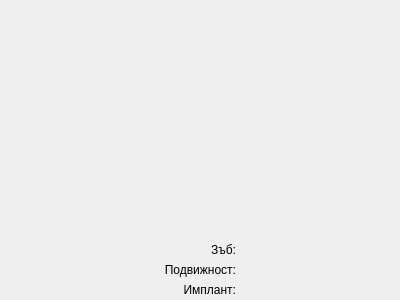
<?xml version="1.0" encoding="UTF-8"?>
<ui version="4.0">
 <class>PerioSurfaceHeader</class>
 <widget class="QWidget" name="PerioSurfaceHeader">
  <property name="geometry">
   <rect>
    <x>0</x>
    <y>0</y>
    <width>400</width>
    <height>300</height>
   </rect>
  </property>
  <property name="windowTitle">
   <string>PerioSurfaceHeader</string>
  </property>
  <layout class="QVBoxLayout" name="verticalLayout">
   <property name="spacing">
    <number>0</number>
   </property>
   <property name="leftMargin">
    <number>0</number>
   </property>
   <property name="topMargin">
    <number>0</number>
   </property>
   <property name="rightMargin">
    <number>0</number>
   </property>
   <property name="bottomMargin">
    <number>0</number>
   </property>
   <item>
    <spacer name="verticalSpacer">
     <property name="orientation">
      <enum>Qt::Vertical</enum>
     </property>
     <property name="sizeHint" stdset="0">
      <size>
       <width>20</width>
       <height>209</height>
      </size>
     </property>
    </spacer>
   </item>
   <item>
    <layout class="QHBoxLayout" name="toothLayout">
     <property name="spacing">
      <number>0</number>
     </property>
     <item>
      <widget class="QLabel" name="label">
       <property name="sizePolicy">
        <sizepolicy hsizetype="Fixed" vsizetype="Preferred">
         <horstretch>0</horstretch>
         <verstretch>0</verstretch>
        </sizepolicy>
       </property>
       <property name="minimumSize">
        <size>
         <width>75</width>
         <height>0</height>
        </size>
       </property>
       <property name="maximumSize">
        <size>
         <width>75</width>
         <height>16777215</height>
        </size>
       </property>
       <property name="text">
        <string>Зъб:</string>
       </property>
       <property name="alignment">
        <set>Qt::AlignRight|Qt::AlignTrailing|Qt::AlignVCenter</set>
       </property>
      </widget>
     </item>
     <item>
      <spacer name="horizontalSpacer_6">
       <property name="orientation">
        <enum>Qt::Horizontal</enum>
       </property>
       <property name="sizeType">
        <enum>QSizePolicy::Fixed</enum>
       </property>
       <property name="sizeHint" stdset="0">
        <size>
         <width>3</width>
         <height>20</height>
        </size>
       </property>
      </spacer>
     </item>
    </layout>
   </item>
   <item>
    <layout class="QHBoxLayout" name="mobilityLayout">
     <property name="spacing">
      <number>0</number>
     </property>
     <item>
      <widget class="QLabel" name="label_2">
       <property name="sizePolicy">
        <sizepolicy hsizetype="Fixed" vsizetype="Preferred">
         <horstretch>0</horstretch>
         <verstretch>0</verstretch>
        </sizepolicy>
       </property>
       <property name="minimumSize">
        <size>
         <width>75</width>
         <height>0</height>
        </size>
       </property>
       <property name="maximumSize">
        <size>
         <width>75</width>
         <height>16777215</height>
        </size>
       </property>
       <property name="text">
        <string>Подвижност:</string>
       </property>
       <property name="alignment">
        <set>Qt::AlignRight|Qt::AlignTrailing|Qt::AlignVCenter</set>
       </property>
      </widget>
     </item>
     <item>
      <spacer name="horizontalSpacer_7">
       <property name="orientation">
        <enum>Qt::Horizontal</enum>
       </property>
       <property name="sizeType">
        <enum>QSizePolicy::Fixed</enum>
       </property>
       <property name="sizeHint" stdset="0">
        <size>
         <width>3</width>
         <height>20</height>
        </size>
       </property>
      </spacer>
     </item>
    </layout>
   </item>
   <item>
    <layout class="QHBoxLayout" name="implantLayout">
     <property name="spacing">
      <number>0</number>
     </property>
     <item>
      <widget class="QLabel" name="label_4">
       <property name="sizePolicy">
        <sizepolicy hsizetype="Fixed" vsizetype="Preferred">
         <horstretch>0</horstretch>
         <verstretch>0</verstretch>
        </sizepolicy>
       </property>
       <property name="minimumSize">
        <size>
         <width>75</width>
         <height>0</height>
        </size>
       </property>
       <property name="maximumSize">
        <size>
         <width>75</width>
         <height>16777215</height>
        </size>
       </property>
       <property name="text">
        <string>Имплант:</string>
       </property>
       <property name="alignment">
        <set>Qt::AlignRight|Qt::AlignTrailing|Qt::AlignVCenter</set>
       </property>
      </widget>
     </item>
     <item>
      <spacer name="horizontalSpacer_9">
       <property name="orientation">
        <enum>Qt::Horizontal</enum>
       </property>
       <property name="sizeType">
        <enum>QSizePolicy::Fixed</enum>
       </property>
       <property name="sizeHint" stdset="0">
        <size>
         <width>3</width>
         <height>20</height>
        </size>
       </property>
      </spacer>
     </item>
    </layout>
   </item>
  </layout>
 </widget>
 <layoutdefault spacing="6" margin="11"/>
 <resources/>
 <connections/>
</ui>
